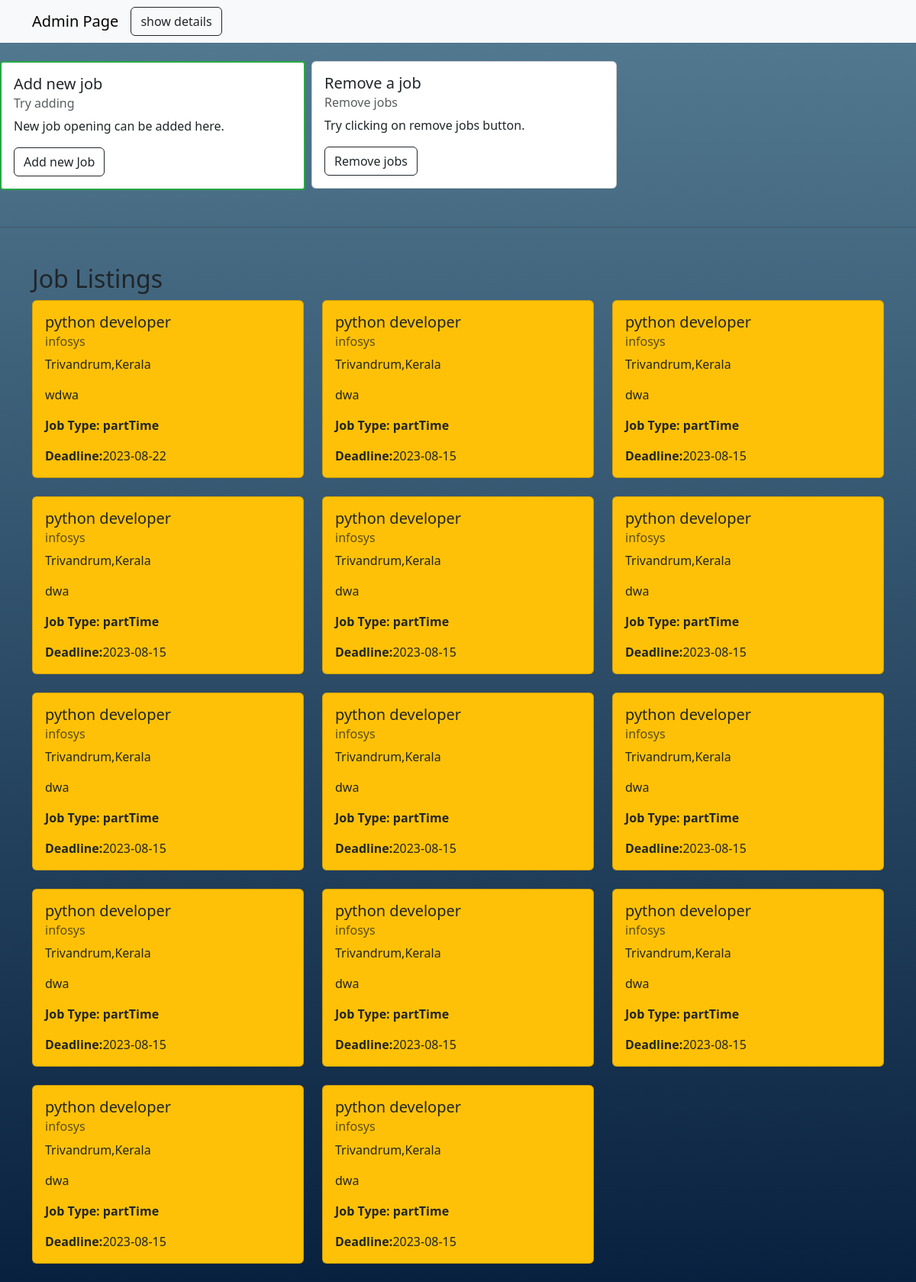
The app's page /admin.php with its own data.
### tables this page shows
CREATE TABLE `jobs` (
  `job_title` varchar(255) NOT NULL,
  `company_name` varchar(255) NOT NULL,
  `location` varchar(255) NOT NULL,
  `job_description` varchar(255) NOT NULL,
  `job_type` varchar(255) NOT NULL,
  `application_deadline` date NOT NULL
);

### admin.php (the view, shortened to what this page needs)
<?php
    require "conn_db.php";
    $fetch_jobs = "SELECT * FROM `jobs`";
    $fetch_jobs_r = mysqli_query($conn,$fetch_jobs);
?>
<!DOCTYPE html>
<html lang="en">
    <head>
        <link href="https://cdn.jsdelivr.net/npm/bootstrap@5.3.1/dist/css/bootstrap.min.css" rel="stylesheet">
    </head>
    <body>
        <nav class="navbar navbar-expand-lg navbar-light bg-light">
            <div class="container">
                <a class="navbar-brand" href="#">Admin Page</a>
                <div class="collapse navbar-collapse" id="navbarNav">
                    <ul class="navbar-nav ml-auto">
                        <li class="nav-item active">
                            <button class="btn btn-outline-dark" type="button" data-bs-toggle="offcanvas" data-bs-target="#offcanvasWithBothOptions" aria-controls="offcanvasWithBothOptions">show details</button>
                        </li>
                    </ul>
                </div>
            </div>
        </nav>
        <div class="row">
            <div class="col-md-4 mb-4">
                <div class="card card-outline-green" style="width: 25rem;">
                    <div class="card-body">
                        <h5 class="card-title">Add new job </h5>
                        <h6 class="card-subtitle mb-2 text-body-secondary">Try adding </h6>
                        <p class="card-text">New job opening can be added here.</p>
                        <button type="button" class="btn btn-outline-dark" data-bs-toggle="modal" data-bs-target="#staticBackdrop">
                            Add new Job
                        </button>
                    </div>
                </div>
            </div>
            <div class="col-md-4 mb-4">
                <div class="card" style="width: 25rem;">
                    <div class="card-body">
                        <h5 class="card-title">Remove a job </h5>
                        <h6 class="card-subtitle mb-2 text-body-secondary">Remove jobs </h6>
                        <p class="card-text">Try clicking on remove jobs button.</p>
                        <button type="button" class="btn btn-outline-dark" data-bs-toggle="modal" data-bs-target="#removemodal">
                            Remove jobs
                        </button>
                    </div>
                </div>
            </div>
        </div>
        <hr class="bg-yellow my-4">
        <div class="container mt-5">
            <h2>Job Listings</h2>
            <div class="row">
             <?php while($jb_row = mysqli_fetch_array($fetch_jobs_r)) {?>
                <div class="col-md-4 mb-4">
                    <div class="card bg-warning">
                        <div class="card-body">
                            <h5 class="card-title"><?php echo $jb_row['job_title'];?></h5>
                            <h6 class="card-subtitle mb-2 text-muted"><?php echo $jb_row['company_name'];?></h6>
                            <p class="card-text"><?php echo $jb_row['location'];?></p>
                            <p class="card-text"><?php echo $jb_row['job_description'];?></p>
                            <p class="card-text"><strong>Job Type: <?php echo $jb_row['job_type'];?></strong></p>
                            <p class="card-text"><strong>Deadline:</strong><?php echo $jb_row['application_deadline'];?></p>
                        </div>
                    </div>
                </div>
                <?php } ?>
            </div>
        </div>
    </body>
</html>

### admin.php (style rules this page uses)
body { background: hsla(213, 77%, 14%, 1); background: linear-gradient(90deg, hsla(213, 77%, 14%, 1) 0%, hsla(202, 27%, 45%, 1) 100%); background: -moz-linear-gradient(90deg, hsla(213, 77%, 14%, 1) 0%, hsla(202, 27%, 45%, 1) 100%); background: -webkit-linear-gradient(90deg, hsla(213, 77%, 14%, 1) 0%, hsla(202, 27%, 45%, 1) 100%); filter: progid: DXImageTransform.Microsoft.gradient( startColorstr="#08203E", endColorstr="#557C93", GradientType=1 ); }
.card-outline-green { border: 2px solid #28a745; border-radius: 0.25rem; }

### records on screen
jobs: job_title "python developer", company_name "infosys", location "Trivandrum,Kerala", job_description "wdwa", job_type "partTime", application_deadline "2023-08-22"
jobs: job_title "python developer", company_name "infosys", location "Trivandrum,Kerala", job_description "dwa", job_type "partTime", application_deadline "2023-08-15"
jobs: job_title "python developer", company_name "infosys", location "Trivandrum,Kerala", job_description "dwa", job_type "partTime", application_deadline "2023-08-15"
jobs: job_title "python developer", company_name "infosys", location "Trivandrum,Kerala", job_description "dwa", job_type "partTime", application_deadline "2023-08-15"
jobs: job_title "python developer", company_name "infosys", location "Trivandrum,Kerala", job_description "dwa", job_type "partTime", application_deadline "2023-08-15"
jobs: job_title "python developer", company_name "infosys", location "Trivandrum,Kerala", job_description "dwa", job_type "partTime", application_deadline "2023-08-15"
jobs: job_title "python developer", company_name "infosys", location "Trivandrum,Kerala", job_description "dwa", job_type "partTime", application_deadline "2023-08-15"
jobs: job_title "python developer", company_name "infosys", location "Trivandrum,Kerala", job_description "dwa", job_type "partTime", application_deadline "2023-08-15"
jobs: job_title "python developer", company_name "infosys", location "Trivandrum,Kerala", job_description "dwa", job_type "partTime", application_deadline "2023-08-15"
jobs: job_title "python developer", company_name "infosys", location "Trivandrum,Kerala", job_description "dwa", job_type "partTime", application_deadline "2023-08-15"
jobs: job_title "python developer", company_name "infosys", location "Trivandrum,Kerala", job_description "dwa", job_type "partTime", application_deadline "2023-08-15"
jobs: job_title "python developer", company_name "infosys", location "Trivandrum,Kerala", job_description "dwa", job_type "partTime", application_deadline "2023-08-15"
jobs: job_title "python developer", company_name "infosys", location "Trivandrum,Kerala", job_description "dwa", job_type "partTime", application_deadline "2023-08-15"
jobs: job_title "python developer", company_name "infosys", location "Trivandrum,Kerala", job_description "dwa", job_type "partTime", application_deadline "2023-08-15"
